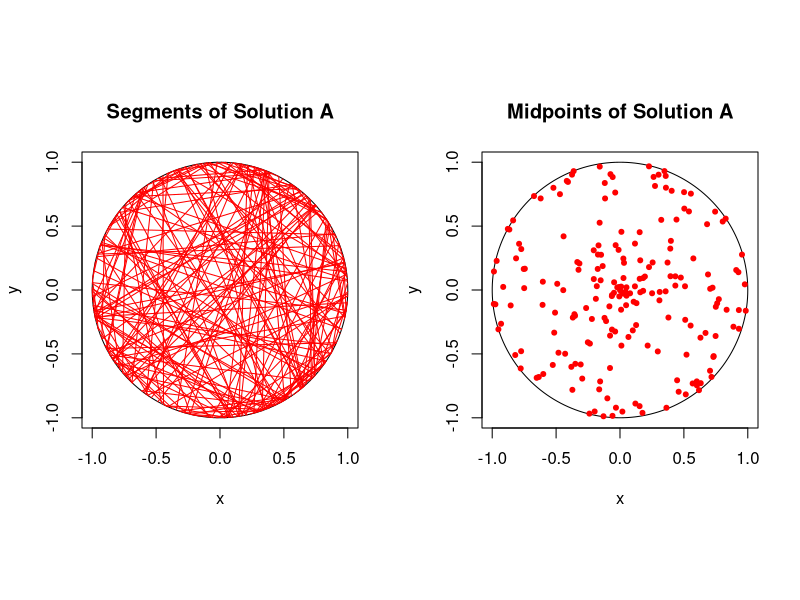
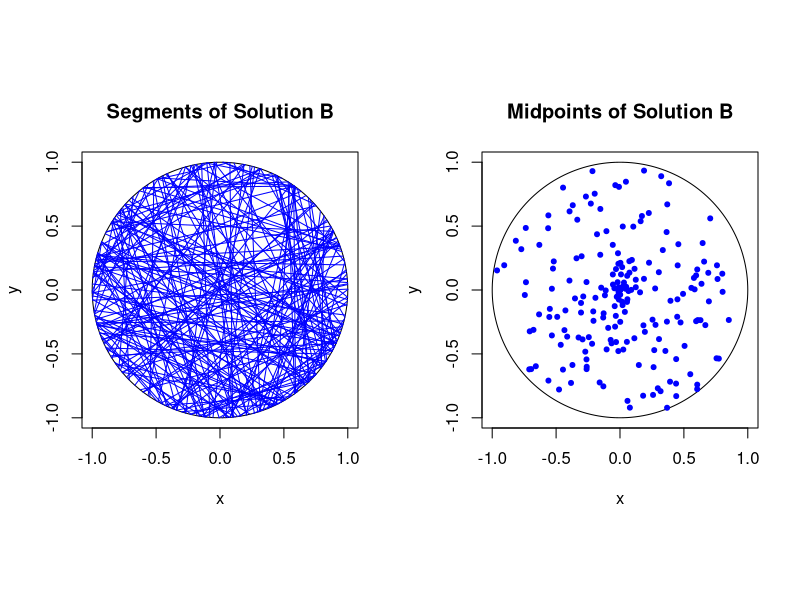
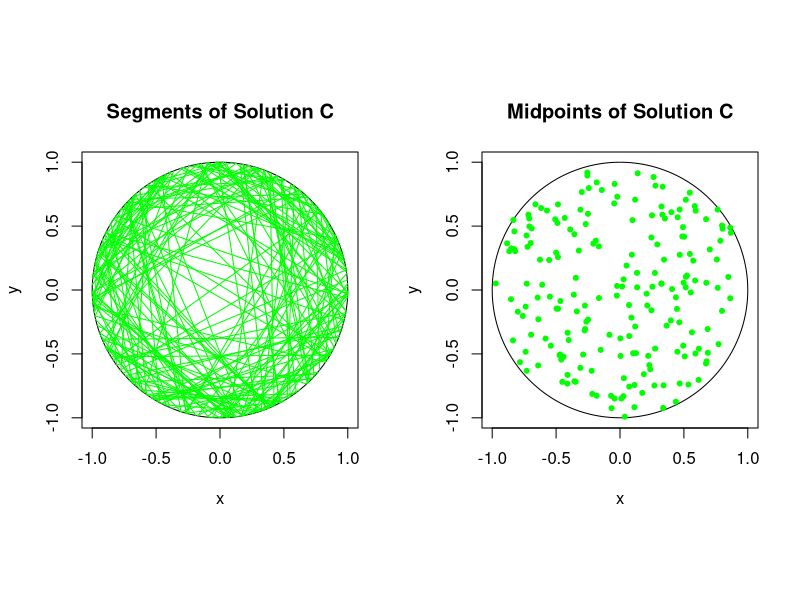

R code for these plots, in order:
# Illustrate the three solutions of the Betrand paradox on a disk.
# The three solutions are labelled A, B and C, which correspond to
# solutions 1, 2 and 3 in, for example, the Wikipedia article:
# https://en.wikipedia.org/wiki/Bertrand_paradox_(probability)
# Author: H. Paul Keeler, 2019.

###START Parameters START###
#Simulation disk dimensions
xx0=0; yy0=0; #center of disk
r=1; #disk radius
numbLines=200;#number of lines
###END Parameters END###

###START Simulate three solutions on a disk START###
#Solution A
thetaA1=2*pi*runif(numbLines); #choose angular component uniformly
thetaA2=2*pi*runif(numbLines); #choose angular component uniformly

#calculate segment endpoints
xxA1=xx0+r*cos(thetaA1);
yyA1=yy0+r*sin(thetaA1);
xxA2=xx0+r*cos(thetaA2);
yyA2=yy0+r*sin(thetaA2);
#calculate midpoints of segments
xxA0=(xxA1+xxA2)/2; yyA0=(yyA1+yyA2)/2;

#Solution B
thetaB=2*pi*runif(numbLines); #choose angular component uniformly
pB=r*runif(numbLines); #choose radial component uniformly
qB=sqrt(r^2-pB^2); #distance to circle edge (alonge line)

#calculate trig values
sin_thetaB=sin(thetaB);
cos_thetaB=cos(thetaB);

#calculate segment endpoints
xxB1=xx0+pB*cos_thetaB+qB*sin_thetaB;
yyB1=yy0+pB*sin_thetaB-qB*cos_thetaB;
xxB2=xx0+pB*cos_thetaB-qB*sin_thetaB;
yyB2=yy0+pB*sin_thetaB+qB*cos_thetaB;
#calculate midpoints of segments
xxB0=(xxB1+xxB2)/2; yyB0=(yyB1+yyB2)/2;

#Solution C
#choose a point uniformly in the disk
thetaC=2*pi*runif(numbLines); #choose angular component uniformly
pC=r*sqrt(runif(numbLines)); #choose radial component
qC=sqrt(r^2-pC^2); #distance to circle edge (alonge line)

#calculate trig values
sin_thetaC=sin(thetaC);
cos_thetaC=cos(thetaC);

#calculate segment endpoints
xxC1=xx0+pC*cos_thetaC+qC*sin_thetaC;
yyC1=yy0+pC*sin_thetaC-qC*cos_thetaC;
xxC2=xx0+pC*cos_thetaC-qC*sin_thetaC;
yyC2=yy0+pC*sin_thetaC+qC*cos_thetaC;
#calculate midpoints of segments
xxC0=(xxC1+xxC2)/2; yyC0=(yyC1+yyC2)/2;
###END Simulate three solutions on a disk END###

#create points for circle 
t=seq(0,2*pi,len=200);
xp=r*cos(t); yp=r*sin(t);

### START Plotting START###
#Solution A
#plot.new();
par(mfrow=c(1,2));
par(pty="s"); #use square plotting region
plot(xx0+xp,yy0+yp,xlab='x',ylab='y',type="l", col='black',main='Segments of Solution A');
#plot segments of Solution A
segments(xxA1,yyA1,xxA2,yyA2,col='red'); 
#draw circle
par(pty="s"); #use square plotting region
plot(xx0+xp,yy0+yp,xlab='x',ylab='y',type="l", col='black',main='Midpoints of Solution A');
#plot midpoints of Solution A
points(xxA0,yyA0,pch=20,col='red');  

#Solution B
#plot.new();
par(mfrow=c(1,2));
par(pty="s"); #use square plotting region
plot(xx0+xp,yy0+yp,xlab='x',ylab='y',type="l", col='black',main='Segments of Solution B');
#plot segments of Solution B
segments(xxB1,yyB1,xxB2,yyB2,col='blue'); 
#draw circle
par(pty="s"); #use square plotting region
plot(xx0+xp,yy0+yp,xlab='x',ylab='y',type="l", col='black',main='Midpoints of Solution B');
#plot midpoints of Solution B
points(xxB0,yyB0,pch=20,col='blue'); 

#Solution C
#plot.new();
par(mfrow=c(1,2));
par(pty="s"); #use square plotting region
plot(xx0+xp,yy0+yp,xlab='x',ylab='y',type="l", col='black',main='Segments of Solution C');
#plot segments of Solution C
segments(xxC1,yyC1,xxC2,yyC2,col='green'); 
#draw circle
par(pty="s"); #use square plotting region
plot(xx0+xp,yy0+yp,xlab='x',ylab='y',type="l", col='black',main='Midpoints of Solution C');
#plot midpoints of Solution C
points(xxC0,yyC0,pch=20,col='green'); 
###END Plotting END###
